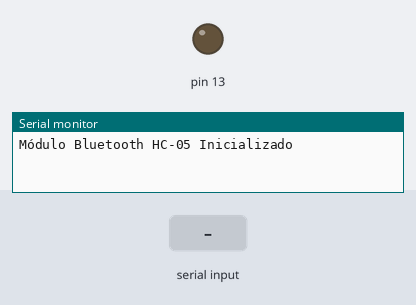
A sketch run on a simulated Arduino Nano, built with avr-gcc and run on an emulated ATmega328P. Shown: output pins drawn as LEDs (lit = HIGH), the last lines printed to the serial monitor. The inputs (shaded band) are chosen by the test bench.

Above: at 2.9 s.
3.0 s: "LigarLed" received over the second serial link
At 4.5 s:
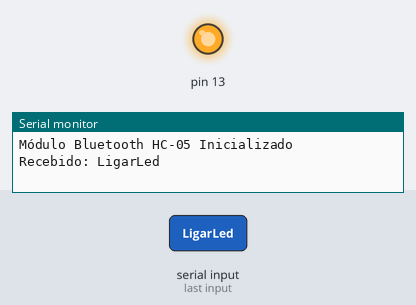
5.6 s: "DesligarLed" received over the second serial link
At 7.5 s:
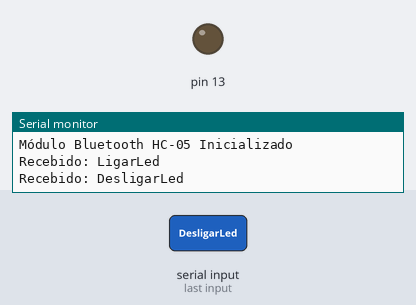
Timing chart, 0 to 9.0 s (numbered marks = the images above; inputs shaded):
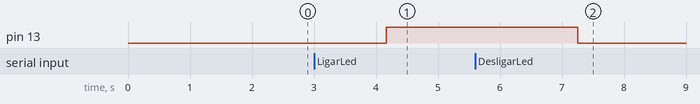

The sketch:

Teste_modulo_bluetooth.ino
```cpp
#include <SoftwareSerial.h>

// Pinos para o módulo Bluetooth
SoftwareSerial BTSerial(6, 7); // RX, TX

void setup() {
  Serial.begin(9600);

  BTSerial.begin(9600);

  Serial.println("Módulo Bluetooth HC-05 Inicializado");

  // LED in-built
  pinMode(13, OUTPUT);
}

void loop() {
  // Envia dados para o celular via Bluetooth
  BTSerial.println("Hello from Arduino Nano via Bluetooth!");

  // Verifica se há dados recebidos do celular
  if (BTSerial.available()) {
    // Lê o dado recebido
    String data = BTSerial.readString();
    // Envia o dado para o monitor serial
    Serial.print("Recebido: ");
    Serial.println(data);

    if (data.indexOf("LigarLed") >= 0) {
      digitalWrite(13, HIGH);
    } else if (data.indexOf("DesligarLed") >= 0) {
      digitalWrite(13, LOW);
    }
  }

  delay(1000);
}
```

Measured:
- after the input at 3.0 s, pin 13: LOW → HIGH after 1.2 s
- after the input at 5.6 s, pin 13: HIGH → LOW after 1.7 s
